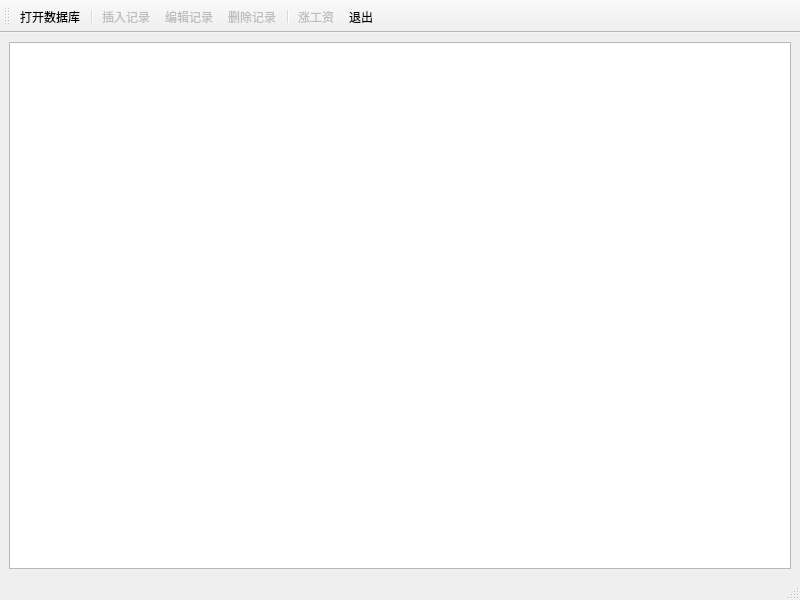
<?xml version="1.0" encoding="UTF-8"?>
<ui version="4.0">
 <class>MainWindow</class>
 <widget class="QMainWindow" name="MainWindow">
  <property name="geometry">
   <rect>
    <x>0</x>
    <y>0</y>
    <width>800</width>
    <height>600</height>
   </rect>
  </property>
  <property name="windowTitle">
   <string>MainWindow</string>
  </property>
  <widget class="QWidget" name="centralwidget">
   <layout class="QGridLayout" name="gridLayout">
    <item row="0" column="0">
     <widget class="QTableView" name="tableView"/>
    </item>
   </layout>
  </widget>
  <widget class="QMenuBar" name="menubar">
   <property name="geometry">
    <rect>
     <x>0</x>
     <y>0</y>
     <width>800</width>
     <height>21</height>
    </rect>
   </property>
  </widget>
  <widget class="QStatusBar" name="statusbar"/>
  <widget class="QToolBar" name="toolBar">
   <property name="windowTitle">
    <string>toolBar</string>
   </property>
   <property name="toolButtonStyle">
    <enum>Qt::ToolButtonTextUnderIcon</enum>
   </property>
   <attribute name="toolBarArea">
    <enum>TopToolBarArea</enum>
   </attribute>
   <attribute name="toolBarBreak">
    <bool>false</bool>
   </attribute>
   <addaction name="actOpenDB"/>
   <addaction name="separator"/>
   <addaction name="actRecInsert"/>
   <addaction name="actRecEdit"/>
   <addaction name="actRecDelete"/>
   <addaction name="separator"/>
   <addaction name="actScan"/>
   <addaction name="actQuit"/>
  </widget>
  <action name="actOpenDB">
   <property name="icon">
    <iconset resource="res.qrc">
     <normaloff>:/images/images/open3.bmp</normaloff>:/images/images/open3.bmp</iconset>
   </property>
   <property name="text">
    <string>打开数据库</string>
   </property>
   <property name="toolTip">
    <string>打开数据库</string>
   </property>
  </action>
  <action name="actQuit">
   <property name="icon">
    <iconset resource="res.qrc">
     <normaloff>:/images/images/exit.bmp</normaloff>:/images/images/exit.bmp</iconset>
   </property>
   <property name="text">
    <string>退出</string>
   </property>
   <property name="toolTip">
    <string>退出</string>
   </property>
  </action>
  <action name="actRecInsert">
   <property name="enabled">
    <bool>false</bool>
   </property>
   <property name="icon">
    <iconset resource="res.qrc">
     <normaloff>:/images/images/306.bmp</normaloff>:/images/images/306.bmp</iconset>
   </property>
   <property name="text">
    <string>插入记录</string>
   </property>
   <property name="toolTip">
    <string>插入记录</string>
   </property>
  </action>
  <action name="actRecDelete">
   <property name="enabled">
    <bool>false</bool>
   </property>
   <property name="icon">
    <iconset resource="res.qrc">
     <normaloff>:/images/images/delete1.bmp</normaloff>:/images/images/delete1.bmp</iconset>
   </property>
   <property name="text">
    <string>删除记录</string>
   </property>
   <property name="toolTip">
    <string>删除记录</string>
   </property>
  </action>
  <action name="actRecEdit">
   <property name="enabled">
    <bool>false</bool>
   </property>
   <property name="icon">
    <iconset resource="res.qrc">
     <normaloff>:/images/images/812.bmp</normaloff>:/images/images/812.bmp</iconset>
   </property>
   <property name="text">
    <string>编辑记录</string>
   </property>
   <property name="toolTip">
    <string>编辑记录</string>
   </property>
  </action>
  <action name="actScan">
   <property name="enabled">
    <bool>false</bool>
   </property>
   <property name="icon">
    <iconset resource="res.qrc">
     <normaloff>:/images/images/up.bmp</normaloff>:/images/images/up.bmp</iconset>
   </property>
   <property name="text">
    <string>涨工资</string>
   </property>
   <property name="toolTip">
    <string>涨工资</string>
   </property>
  </action>
 </widget>
 <resources>
  <include location="res.qrc"/>
 </resources>
 <connections/>
</ui>
